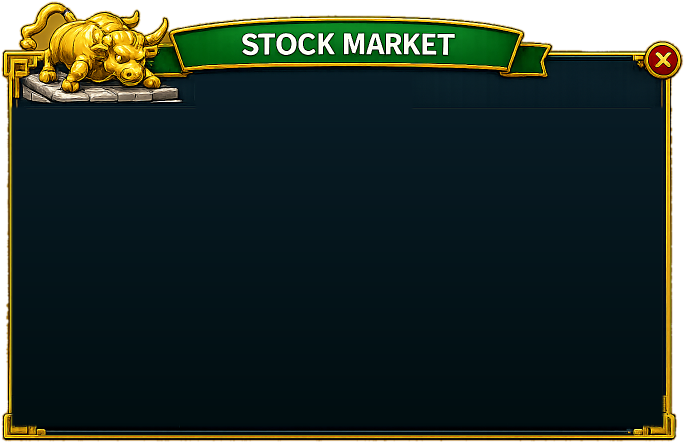
#> input picture assets/windows/stock_market_frame.png, 1369 x 886 px, given in place of cryto arena win.png, which was not available (shown at 1/2 size); the run also reads 1 picture not shown here
$ python make_asset_windows.py
#> lines starting #> are read from the running program, lines starting #| are printed output that depends on the picture; after the words box and inside, x2 and y2 are one past the last pixel; in counts of white or black regions, pixels touching at a corner belong together; pictures that were not available may be replaced by others from this repository, and a replacement may not be noted
# -*- coding: utf-8 -*-
"""
make_asset_windows.py — เตรียมกรอบหน้าต่างตึกจาก assets/windows/*.png
(สูตรเดียวกับ make_window_frame.py ที่ใช้กับ stock market)

  โหมด 'flood' (ทุกบานตอนนี้): ตัดพื้นหลังรอบกรอบด้วย flood-fill + crop พอดีกรอบ
    - 'wipes'  = rect ที่ต้องล้างเป็นพื้นเรียบไล่เฉด (อาร์ตเก่าที่มีตัวหนังสือ AI เพี้ยนข้างใน)
    - 'wipe_interior' = ย้อม "ช่องเปิดด้านในกรอบ" ทั้งช่องเป็นสีไล่เฉดตามธีม (grad_top/grad_bot)
      ใช้กับอาร์ตกรอบเปล่าที่ข้างในเป็นสีฉากหลังติดมา (green/realestate/startup ใหม่ 2026-07-15)
      หา mask ด้วย interior_region() = ก้อนพื้นเรียบที่ไม่ติดขอบภาพ → **พอดีรูเป๊ะทุกพิกเซล**
      (อย่าใช้ rect เดามุม — กรอบพวกนี้มุมโค้ง/ตัดเฉียง rect จะกินอาร์ตขอบ)

  โหมด 'shape' — สร้าง alpha จากรูปทรงวัดมือ (rrect/circle/flood) + 'patches' ซ่อมรอย
    สำหรับอาร์ตที่ฉากหลังเป็นวิวละเอียดจน flood-fill ใช้ไม่ได้
    ** ตอนนี้ไม่มีบานไหนใช้แล้ว ** (อาร์ตใหม่ทุกบานฉากหลังเรียบ) — เก็บโค้ดไว้เผื่ออาร์ตแบบเดิม

  ผลลัพธ์ → assets/windows/frames/<id>_frame.png
  รัน:  python tools/make_asset_windows.py [โฟลเดอร์พรีวิว] [id เดียว]
  แล้วเช็คพรีวิวด้วยตาทุกภาพ (wipe ขาด/เกิน แก้ WIPES แล้วรันซ้ำ)
  ** เปลี่ยนอาร์ต → สัดส่วน crop เปลี่ยน ต้องอัปเดต SC.windows.ASSET_AR ใน js/windows.js ด้วย **
"""
import os, sys
import numpy as np
from PIL import Image, ImageFilter
from scipy import ndimage

HERE = os.path.dirname(os.path.abspath(__file__))
WIN_DIR = os.path.join(HERE, '..', 'assets', 'windows')
OUT_DIR = os.path.join(WIN_DIR, 'frames')

# rect ทั้งหมดเป็นสัดส่วน 0..1 ของภาพต้นฉบับ (x0,y0,x1,y1)
WINDOWS = {
    'crypto': {
        'src': 'cryto arena win.png', 'mode': 'flood', 'tol': 9.0,
        # เหลือ: มาสคอตหุ่นยนต์ + แบนเนอร์ CRYPTO ARENA + ปุ่ม X · wipe แท็บ+เนื้อหาทั้งหมด
        'wipes': [(0.088, 0.205, 0.922, 0.900)],
        'sample_top': (0.63, 0.215, 0.86, 0.245),
        'sample_bot': (0.10, 0.855, 0.30, 0.885),
    },
    'bond': {
        # อาร์ตใหม่ 2026-07-20 (bonds_new.png) = กรอบเปล่าล้วน มีแบนเนอร์เขียว + ปุ่ม X ในอาร์ต
        # → flood ตัดพื้นทองรอบนอก + wipe_interior ย้อมช่องเปิด (สูตรเดียวกับ green/realestate/startup)
        'src': 'bonds_new.png', 'mode': 'flood', 'tol': 9.0,
        'wipes': [], 'wipe_interior': True,
        'sample_top': (0.20, 0.25, 0.80, 0.29),
        'sample_bot': (0.20, 0.80, 0.80, 0.84),
        'grad_top': (6, 38, 16), 'grad_bot': (3, 18, 8),
    },
    'realestate': {
        # อาร์ตใหม่ล่าสุด 2026-07-15 (real estate win last.png) = กรอบเปล่าล้วน ข้างในสะอาด ไม่มีตัวหนังสือ AI
        # → ไม่ต้อง wipe เป็นรูปสี่เหลี่ยม · ใช้ 'wipe_interior' ย้อมช่องเปิดด้านในเป็นน้ำเงินเข้ม
        # เนื้อหา 2 คอลัมน์ตามตัวอย่าง real estate win new.png วาดด้วย HTML ทับ (.re-* ใน style.css)
        'src': 'real estate win last.png', 'mode': 'flood', 'tol': 9.0,
        'wipes': [], 'wipe_interior': True,
        'sample_top': (0.20, 0.20, 0.80, 0.24),
        'sample_bot': (0.20, 0.80, 0.80, 0.84),
        'grad_top': (16, 38, 78), 'grad_bot': (7, 19, 45),
    },
    'bank': {
        # อาร์ตใหม่ 2026-07-13 (Bank savings win.png) = กรอบทอง + แบนเนอร์ BANK & SAVINGS + เหรียญบิตคอยน์บนสุด + ปุ่ม X
        # 2026-07-14 ทำตามตัวอย่าง bank savings win ex.png: **ไม่ wipe** — คงพื้นทองอุ่น +
        # ของตกแต่งขอบล่าง (ถุงเงิน/ทางเข้าธนาคาร/หมูออม) ไว้ทั้งหมด (ต้นฉบับข้างในเรียบ ไม่มีตัวหนังสือ AI)
        # แผงเขียว 2×2 (ถอน/ฝาก/กู้/ชำระหนี้) + แถบ BALANCE วาดด้วย HTML ทับ (.bank-* ใน style.css)
        'src': 'Bank savings win.png', 'mode': 'flood', 'tol': 9.0,
        'wipes': [],
        'sample_top': (0.40, 0.24, 0.55, 0.27),
        'sample_bot': (0.30, 0.80, 0.55, 0.83),
    },
    'news': {
        # อาร์ต 2026-07-14 (news win.png) = กรอบข่าวไฮเทค NEWS LIVE + ON AIR + ของตกแต่ง (จานดาวเทียม/ไมค์/กล้อง)
        # ตัวอย่างจัดวาง = news win ex.png (ตาราง 3 คอลัมน์ บริการ/ราคา/ผล) — เนื้อหา HTML ทับ
        # ภายในน้ำตาลเรียบ ไม่ wipe · ticker "BREAKING NEWS" ล่างมีคำเพี้ยน (NEWG) →
        # vgrad ล้างข้อความทั้งแถบจากช่องว่างสะอาดระหว่างวลี แล้ววาด ticker จริงด้วย HTML (.news-ticker)
        'src': 'news win.png', 'mode': 'flood', 'tol': 9.0,
        'wipes': [],
        'sample_top': (0.40, 0.30, 0.60, 0.34),
        'sample_bot': (0.40, 0.72, 0.60, 0.76),
        'patches': [('vgrad', (450, 898, 1390, 960), (1052, 898, 1102, 960))],
    },
    'leaderboard': {
        # อาร์ต 2026-07-14 (leader board win.png) = กรอบเขียว-ทอง + แท่น 1/2/3 + ถ้วยรางวัล — UI มินิมอลทับ
        # แถบเขียวล่างมีตัวหนังสือไทย AI เพี้ยน + ตราเหรียญ → vgrad ล้างทั้งช่วงจากแถบสะอาดขวา
        # แล้ววางคำบรรยายจริงด้วย HTML (.lb-note)
        'src': 'leader board win.png', 'mode': 'flood', 'tol': 9.0,
        'wipes': [],
        'sample_top': (0.40, 0.30, 0.60, 0.34),
        'sample_bot': (0.40, 0.52, 0.60, 0.56),
        # src = ช่วงคอลัมน์มืดจริง x 430..486 (วัดด้วย column-brightness — ขวาๆ ไปโดนแสงเจม)
        'patches': [('vgrad', (494, 912, 1148, 968), (430, 912, 486, 968))],
    },
    'gold': {
        'src': 'gold vault win.png', 'mode': 'flood', 'tol': 9.0,
        # เหลือ: กรอบทอง + ป้าย GOLD VAULT + ปุ่ม X + อาร์ตกองทอง/ตู้เซฟฝั่งซ้ายบน
        'wipes': [
            (0.370, 0.150, 0.885, 0.575),   # ขวาบน (BUY GOLD panel)
            (0.115, 0.575, 0.885, 0.930),   # แถวล่างทั้งแถบ
        ],
        'sample_top': (0.40, 0.155, 0.55, 0.175),
        'sample_bot': (0.13, 0.870, 0.35, 0.895),
        'grad_top': (5, 13, 21), 'grad_bot': (2, 9, 16),
    },
    'startup': {
        # อาร์ตใหม่ 2026-07-15 (startup hub win new.png) = กรอบเปล่าไฮเทค + จรวดมุมซ้ายบน
        # + ป้าย STARTUP HUB + ปุ่ม X + **ปุ่ม GREEN INVEST ในอาร์ตมุมซ้ายล่าง** (วาง hotspot ทับ → walkSwitch)
        # ข้างในสะอาด ไม่มีตัวหนังสือ AI → ไม่ wipe · ฉากหลังเรียบ → flood ตัดได้ (ไม่ต้องวัดรูปทรงมือแบบเดิม)
        # **ไม่มีแถบเมนูล่าง/กล่องสรุปในอาร์ตแล้ว** (user 2026-07-15: ไม่เอาแถบเมนู) → SU_NAV/su-sum ถูกถอด
        'src': 'startup hub win new.png', 'mode': 'flood', 'tol': 9.0,
        'wipes': [], 'wipe_interior': True,
        'sample_top': (0.20, 0.22, 0.80, 0.26),
        'sample_bot': (0.20, 0.78, 0.80, 0.82),
        'grad_top': (14, 34, 66), 'grad_bot': (6, 17, 40),
    },
    'green': {
        # อาร์ตใหม่ 2026-07-15 (green invest win new.png) = กรอบเปล่าเขียว-ทอง + แผงโซลาร์/กังหันมุมซ้ายบน
        # + ป้าย GREEN INVEST + ปุ่ม X · ข้างในสะอาด → ไม่ wipe, ย้อมช่องเปิดเป็นเขียวเข้ม
        # เนื้อหา 3 คอลัมน์ตามตัวอย่าง green invest win.png (ไม่เอาแท็บ OVERVIEW/MY PORTFOLIO)
        'src': 'green invest win new.png', 'mode': 'flood', 'tol': 9.0,
        'wipes': [], 'wipe_interior': True,
        'sample_top': (0.20, 0.26, 0.80, 0.30),
        'sample_bot': (0.20, 0.80, 0.80, 0.84),
        'grad_top': (18, 50, 26), 'grad_bot': (8, 28, 15),
    },
}


def cut_background(img, tol):
    a = np.asarray(img.convert('RGB'), dtype=np.float32)
    h, w = a.shape[:2]
    diff = np.zeros((h, w), dtype=np.float32)
    d = np.abs(a[:, 1:] - a[:, :-1]).max(axis=2)
    diff[:, 1:] = np.maximum(diff[:, 1:], d); diff[:, :-1] = np.maximum(diff[:, :-1], d)
    d = np.abs(a[1:, :] - a[:-1, :]).max(axis=2)
    diff[1:, :] = np.maximum(diff[1:, :], d); diff[:-1, :] = np.maximum(diff[:-1, :], d)
    smooth = diff <= tol

    lab, _ = ndimage.label(smooth)
    border = np.unique(np.concatenate([lab[0], lab[-1], lab[:, 0], lab[:, -1]]))
    border = border[border != 0]
    bg = np.isin(lab, border)

    fg = ~bg
    lab2, n2 = ndimage.label(fg, structure=np.ones((3, 3)))
    if n2 == 0:
        raise RuntimeError('no foreground found')
    sizes = ndimage.sum(fg, lab2, range(1, n2 + 1))
    fg = lab2 == (int(np.argmax(sizes)) + 1)
    fg = ndimage.binary_fill_holes(fg)

    er = ndimage.binary_erosion(fg, iterations=1)
    return Image.fromarray((er * 255).astype(np.uint8), 'L').filter(ImageFilter.GaussianBlur(1.0))


# [25 lines left out: function interior_region, not called in this run]


def wipe_interior(img, cfg, soft=None):
    """soft = ภาพต้นฉบับ "ยังไม่ sharpen" — ใช้ตรวจพื้นเรียบเท่านั้น
    (img ผ่าน UnsharpMask มาแล้ว มี noise → หาช่องเปิดด้านในไม่เจอ)"""
    W, H = img.size
    a = np.asarray(img.convert('RGB'), dtype=np.float32)

    def med(r):
        return np.median(a[int(r[1] * H):int(r[3] * H), int(r[0] * W):int(r[2] * W)], axis=(0, 1))
    # สีไล่เฉดกำหนดเองชนะ sample (พื้นเรียบแน่นอน ไม่ติดโซนเปื้อน)
    top = np.array(cfg['grad_top'], dtype=np.float32) if 'grad_top' in cfg else med(cfg['sample_top'])
    bot = np.array(cfg['grad_bot'], dtype=np.float32) if 'grad_bot' in cfg else med(cfg['sample_bot'])

    mask = np.zeros((H, W), dtype=np.float32)
    for (fx0, fy0, fx1, fy1) in cfg['wipes']:
        mask[int(fy0 * H):int(fy1 * H), int(fx0 * W):int(fx1 * W)] = 1.0
    if cfg.get('wipe_interior'):
        mask[interior_region(soft if soft is not None else img, cfg.get('tol', 9.0))] = 1.0
    mask = ndimage.gaussian_filter(mask, 2.0)

    y_lo, y_hi = cfg['sample_top'][1] * H, cfg['sample_bot'][3] * H
    t = np.clip((np.arange(H, dtype=np.float32)[:, None] - y_lo) / max(1.0, (y_hi - y_lo)), 0, 1)
    grad = top[None, None, :] * (1 - t[..., None]) + bot[None, None, :] * t[..., None]
    grad = np.broadcast_to(grad, a.shape)

    a = a * (1 - mask[..., None]) + grad * mask[..., None]
    return Image.fromarray(a.astype(np.uint8), 'RGB')


# [57 lines left out: functions apply_patches, build_shape_mask, checker, not called in this run]


def main():
    # arg1 = โฟลเดอร์พรีวิว (ไม่บังคับ) · arg2 = id เดียวที่ต้องการ regenerate (ไม่บังคับ เช่น "bank")
    preview_dir = sys.argv[1] if len(sys.argv) > 1 else None
    only = sys.argv[2] if len(sys.argv) > 2 else None
    os.makedirs(OUT_DIR, exist_ok=True)
    if preview_dir:
        os.makedirs(preview_dir, exist_ok=True)

    for wid, cfg in WINDOWS.items():
        if only and wid != only:
            continue
        orig = Image.open(os.path.join(WIN_DIR, cfg['src']))
#> orig is the input picture: PIL image 1369x886 RGBA; mean R, G, B, A 30.6, 40.7, 27.2, 232.1
        W, H = orig.size
#> W = 1369; H = 886
        # เพิ่มความคมชัด: unsharp เฉพาะ RGB ที่จะแสดง — mask/flood ต้องใช้ภาพนุ่มเดิม
        # (sharpen ทำให้พื้นเรียบมี noise → flood-fill ตรวจ bg พัง)
        img = orig.convert('RGB').filter(ImageFilter.UnsharpMask(radius=2, percent=80, threshold=2))
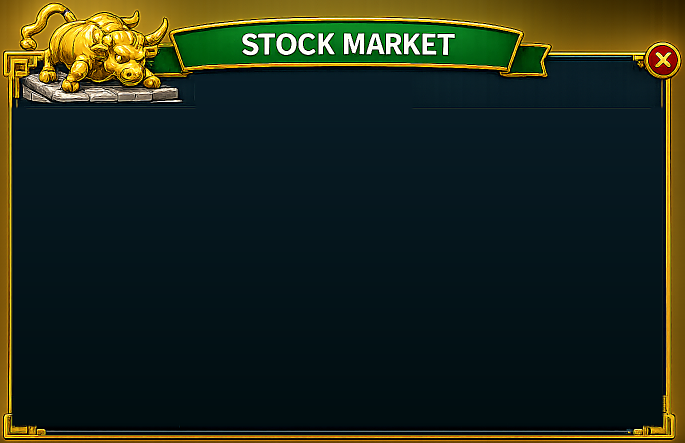
#> img: PIL image 1369x886 RGB (shown at 1/2 size); mean R, G, B 31, 41.1, 27.6
        if cfg.get('patches'):
            img = apply_patches(img, cfg['patches'])   # ซ่อมก่อน wipe (แหล่งโคลนต้องยังไม่โดน wipe)
        rgb = wipe_interior(img, cfg, soft=orig)
#> in wipe_interior, `top = np.array(cfg['grad_top'], dtype=np.float32) if 'grad_top' in cfg..`: top = [8, 28, 37]
#> in wipe_interior, `bot = np.array(cfg['grad_bot'], dtype=np.float32) if 'grad_bot' in cfg..`: bot = [1, 15, 19]
#> in wipe_interior, `grad = top[None, None, :] * (1 - t[..., None]) + bot[None, None, :] * ..`: grad = 886 rows, first 8: [8, 28, 37], [8, 28, 37], [8, 28, 37], [8, 28, 37], [8, 28, 37], [8, 28, 37], [8, 28, 37], [8, 28, 37]
#> in wipe_interior, `grad = np.broadcast_to(grad, a.shape)`:
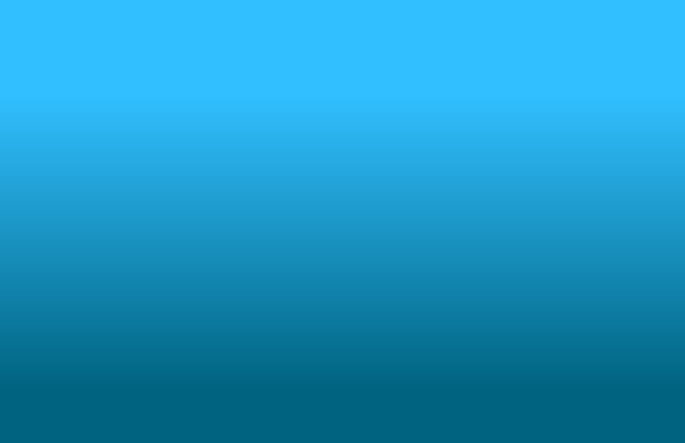
#> grad: shape (886, 1369, 3) float32 (shown at 1/2 size); mean R, G, B 4.9, 22.3, 29; drawn with min black and max white

        if cfg['mode'] == 'flood':
            alpha = cut_background(orig, cfg['tol'])
#> in cut_background, `diff[:, :-1] = np.maximum(diff[:, :-1], d)`:
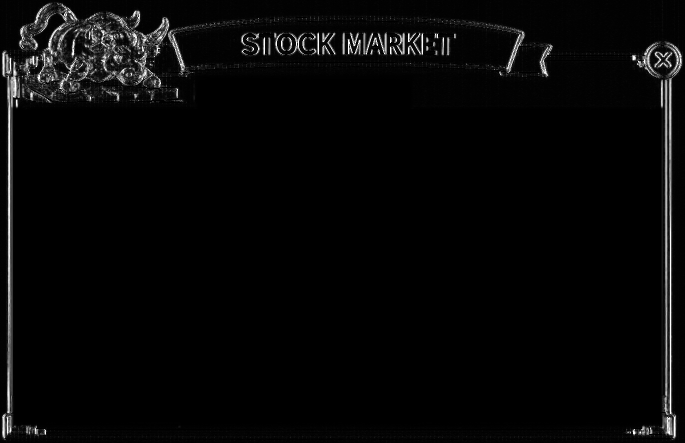
#> diff: shape (886, 1369) float32 (shown at 1/2 size); min 0, max 255, mean 7
#> in cut_background, `smooth = diff <= tol`:
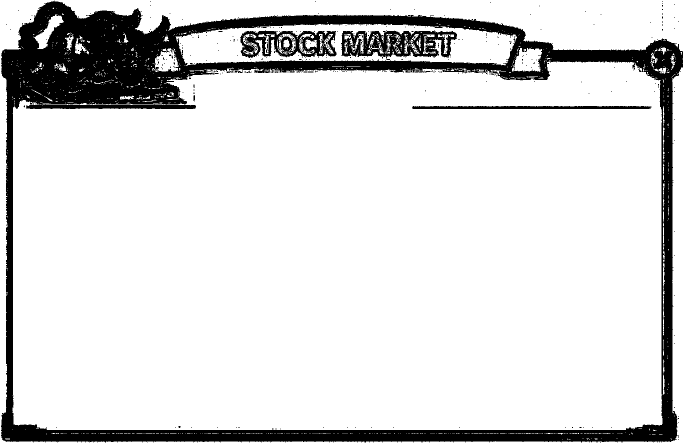
#> smooth: shape (886, 1369) bool (shown at 1/2 size); 86.1% white; 404 black regions (396 under 20 px), largest, box (x1, y1, x2, y2) and area: (2, 1, 1366, 885) 150444, (682, 61, 914, 116) 7743, (480, 61, 673, 116) 5805
#> in cut_background, `lab, _ = ndimage.label(smooth)`:
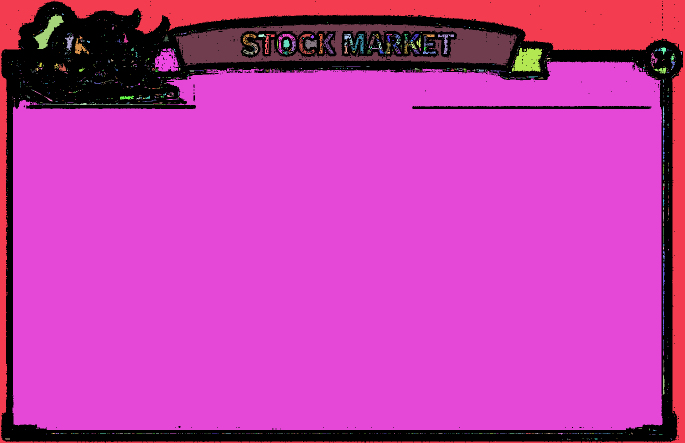
#> lab: shape (886, 1369) int32 (shown at 1/2 size); 1393 distinct labels, from 0 to 1392; one colour per label, 0 black
#> in cut_background, `border = np.unique(np.concatenate([lab[0], lab[-1], lab[:, 0], lab[:, ..`: border = [0, 1]
#> in cut_background, `border = border[border != 0]`: border = [1]
#> in cut_background, `bg = np.isin(lab, border)`: bg: shape (886, 1369) bool; 8.2% white; 1 white region, box (x1, y1, x2, y2) and area: (0, 0, 1369, 886) 99626
#> in cut_background, `lab2, n2 = ndimage.label(fg, structure=np.ones((3, 3)))`:
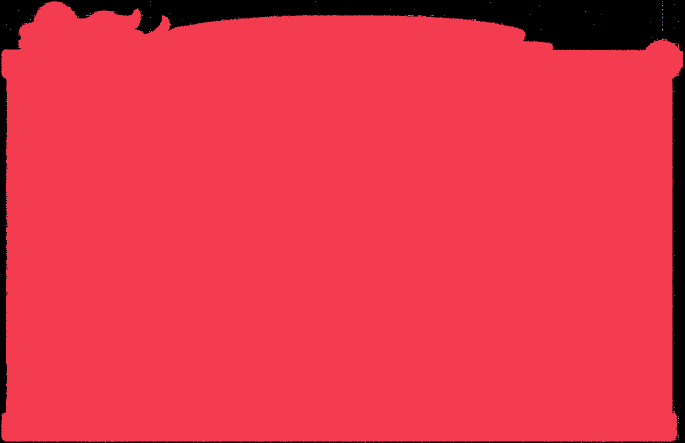
#> lab2: shape (886, 1369) int32 (shown at 1/2 size); 79 distinct labels, from 0 to 78; one colour per label, 0 black
#> in cut_background, `lab2, n2 = ndimage.label(fg, structure=np.ones((3, 3)))`: n2 = 78
#> in cut_background, `sizes = ndimage.sum(fg, lab2, range(1, n2 + 1))`: sizes = 78 values, max 1113116 at index 0, min 2 at index 1, mean 14273.2
#> in cut_background, `fg = lab2 == (int(np.argmax(sizes)) + 1)`: fg: shape (886, 1369) bool; 91.8% white; 1 black region, box (x1, y1, x2, y2) and area: (0, 0, 1369, 886) 99818
#> in cut_background, `er = ndimage.binary_erosion(fg, iterations=1)`: er: shape (886, 1369) bool; 91.4% white; 1 black region, box (x1, y1, x2, y2) and area: (0, 0, 1369, 886) 104784
            out = rgb.convert('RGBA')
            out.putalpha(alpha)
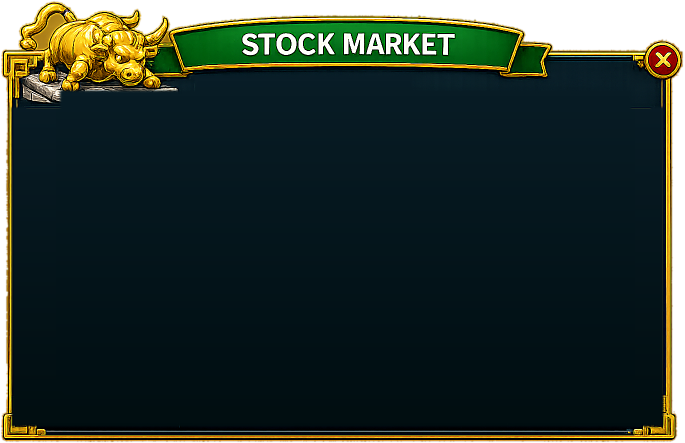
#> out: PIL image 1369x886 RGBA (shown at 1/2 size); mean R, G, B, A 30, 40.5, 27, 233; transparent parts drawn white
            am = np.asarray(alpha)
            ys, xs = np.where(am > 10)
            x0, x1 = max(0, xs.min() - 2), min(W, xs.max() + 3)
#> x0 = 0; x1 = 1369
            y0, y1 = max(0, ys.min() - 2), min(H, ys.max() + 3)
#> y0 = 0; y1 = 886
            out = out.crop((x0, y0, x1, y1))
        elif cfg['mode'] == 'shape':
            alpha = build_shape_mask(orig, cfg['shapes'])
            out = rgb.convert('RGBA')
            out.putalpha(alpha)
            x0, y0, x1, y1 = 0, 0, W, H   # ไม่ crop — คงขนาด/สัดส่วนเดิม (hotspot % เดิมใช้ได้)
        else:
            out = rgb.convert('RGBA')
            x0, y0, x1, y1 = 0, 0, W, H

        path = os.path.join(OUT_DIR, wid + '_frame.png')
        out.save(path)
        cw, ch = out.size
#> cw = 1369; ch = 886
        print('%-11s crop (%d,%d)-(%d,%d) -> %dx%d aspect %.4f' % (wid, x0, y0, x1, y1, cw, ch, cw / ch))
#| crypto      crop (0,0)-(1369,886) -> 1369x886 aspect 1.5451
        # wipe rects เทียบเป็น % ของภาพ crop (เอาไปวาง .wa-body ใน CSS)
        for r in cfg['wipes']:
            print('   wipe -> x %.1f..%.1f%%  y %.1f..%.1f%%' % (
                100 * (r[0] * W - x0) / cw, 100 * (r[2] * W - x0) / cw,
                100 * (r[1] * H - y0) / ch, 100 * (r[3] * H - y0) / ch))
#> this loop made 1 pass
#|    wipe -> x 8.8..92.2%  y 20.5..90.0%

        if preview_dir:
            pv = checker(cw, ch)
            pv.paste(out, (0, 0), out)
            pv.save(os.path.join(preview_dir, wid + '_preview.png'))

    if preview_dir:
        print('previews ->', preview_dir)


if __name__ == '__main__':
#> (the run stopped early here; a loop or call above may not have finished)
